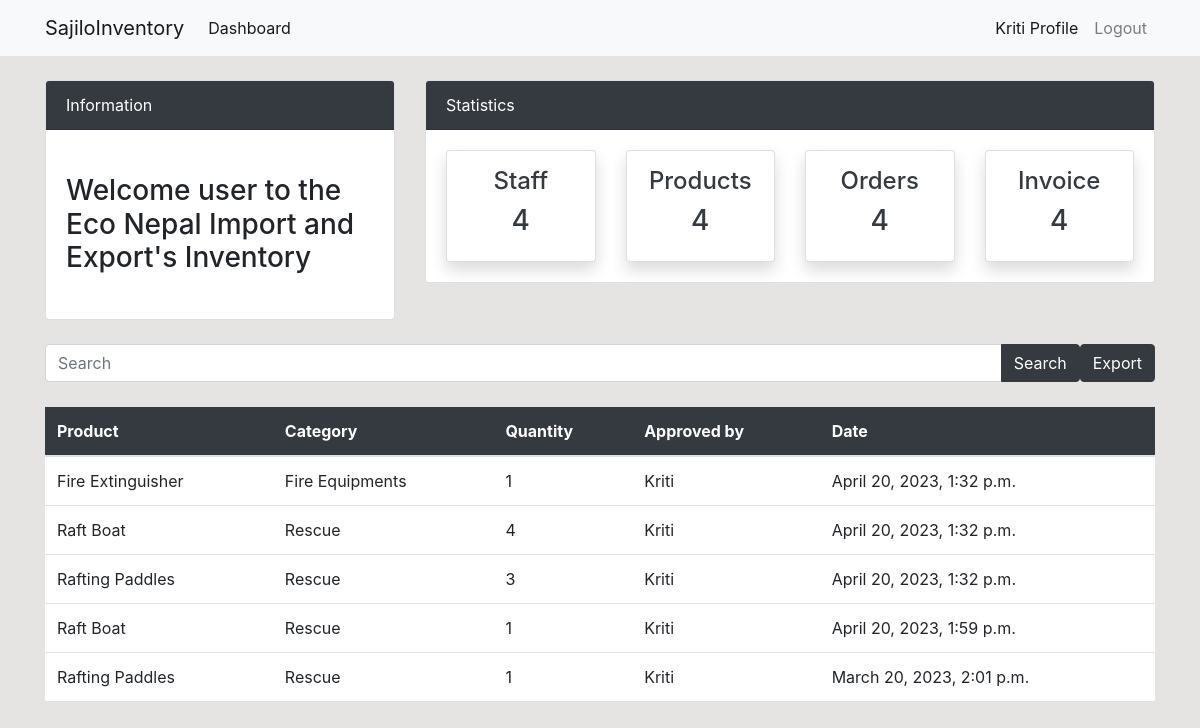
/orders/ (signed in), run on the app's committed database.
### dashboard/models.py (models this page shows)
class Order(models.Model):
    product = models.ForeignKey(Product, on_delete=models.CASCADE, null=True)
    staff = models.ForeignKey(User, models.CASCADE, null= True)
    order_quantity = models.PositiveIntegerField(null=True)
    date = models.DateTimeField(auto_now= True)
    def __str__(self):
        return f'{self.product} ordered by {self.staff.username}'

class Product(models.Model):
    name = models.CharField(max_length=100, null= True)
    category = models.CharField(max_length=20, choices= CATEGORY, null= True)
    quantity = models.PositiveIntegerField(null= True)
    unit_price = models.PositiveBigIntegerField(null=True)
    class Meta:
        verbose_name_plural ='Product'
    def __str__(self):
        return self.name

### dashboard/views.py (the view)
# urls.py: path('orders/',views.orders, name='dashboard-orders'),
@login_required(login_url='user-login')
def orders(request):
    q = request.GET.get('q') if request.GET.get('q') != None else ''
    if request.method == 'GET':
        orders = Order.objects.filter(
            Q(date__icontains=q)
        )
        print('new')
        print(orders)
        context={
            'orders': orders,
        }
        return render(request, 'dashboard/orders.html', context)
    else:
        orders= Order.objects.all()
        context={
            'orders': orders,
        }
        return render(request, 'dashboard/orders.html', context)

### templates/dashboard/orders.html (shortened to what this page needs)
{% extends 'partials/base.html' %}
{% block content %}
{% include 'partials/topnav.html' %}
<div class="container">
    <div class="row my-4">
        <div class="col-md-12">
            <div class="d-flex justify-content-between align-items-center mb-4">
                <form action="{% url 'dashboard-orders' %}" method="GET" class="input-group">
                    <input type="text" class="form-control" placeholder="Search" name="q" value="{{ request.GET.q }}">
                    <div class="input-group-append">
                        <button class="btn btn-dark" type="submit">Search</button>
                    </div>
                </form>
                <a class="btn btn-dark" href="#">Export</a>
            </div>
            <table class="table bg-white">
                <thead class="bg-dark">
                    <tr class="text-white">
                        <th scope="col">Product</th>
                        <th scope="col">Category</th>
                        <th scope="col">Quantity</th>
                        <th scope="col">Approved by</th>
                        <th scope="col">Date</th>
                    </tr>
                </thead>
                <tbody>
                    {% for order in orders %}
                    <tr>
                        <td>{{ order.product }}</td>
                        <td>{{ order.product.category }}</td>
                        <td>{{ order.order_quantity }}</td>
                        <td>{{ order.staff.username }}</td>
                        <td>{{ order.date }}</td>
                    </tr>
                    {% endfor %}
                </tbody>
            </table>
        </div>
    </div>
</div>
{% endblock %}

### templates/partials/nav.html (shortened to what this page needs)
<nav class="navbar navbar-expand-lg navbar-light bg-light">
   {% if user.is_authenticated %}
    <div class="container">
        <a class="navbar-brand " href="{% url 'dashboard-index' %}">SajiloInventory</a>
        <div class="collapse navbar-collapse" id="navbarSupportedContent">
            <ul class="navbar-nav mr-auto">
                <li class="nav-item active">
                    <a class="nav-link text-black" href="{% url 'dashboard-index' %}">Dashboard </a>
                </li>
            </ul>
            <ul class="navbar-nav ml-auto">
                <li class="nav-item active">
                    <a class="nav-link text-black" href="{% url 'user-profile'%}">{{user.username}} Profile </a>
                </li>
                <li class="nav-item">
                    <a class="nav-link text-black" href="{% url 'user-logout'  %}">Logout</a>
                </li>
            </ul>
        {% endif %}
        </div>
    </div>
</nav>

### static/style.css (style rules this page uses)
body { background: rgb(230, 227, 227); }

### data on the page
Order: product "Fire Extinguisher", product.category "Fire Equipments", order_quantity "1", staff.username "Kriti", date "April 20, 2023, 1:32 p.m."
Order: product "Raft Boat", product.category "Rescue", order_quantity "4", staff.username "Kriti", date "April 20, 2023, 1:32 p.m."
Order: product "Rafting Paddles", product.category "Rescue", order_quantity "3", staff.username "Kriti", date "April 20, 2023, 1:32 p.m."
Order: product "Raft Boat", product.category "Rescue", order_quantity "1", staff.username "Kriti", date "April 20, 2023, 1:59 p.m."
Order: product "Rafting Paddles", product.category "Rescue", order_quantity "1", staff.username "Kriti", date "March 20, 2023, 2:01 p.m."

### other printed values
{{ user.username }} "Kriti"
